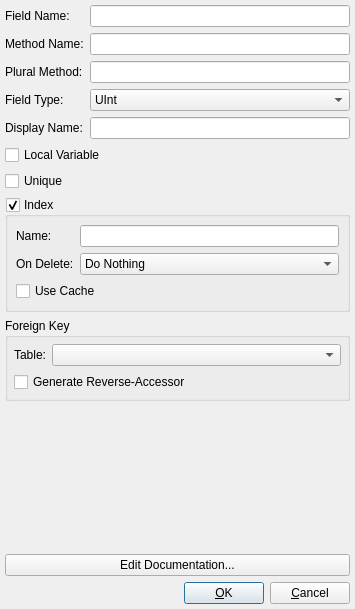
<ui version="4.0" >
 <class>FieldDialogUI</class>
 <widget class="QDialog" name="FieldDialogUI" >
  <property name="geometry" >
   <rect>
    <x>0</x>
    <y>0</y>
    <width>355</width>
    <height>609</height>
   </rect>
  </property>
  <property name="windowTitle" >
   <string>Form2</string>
  </property>
  <layout class="QVBoxLayout" >
   <property name="spacing" >
    <number>6</number>
   </property>
   <property name="margin" >
    <number>5</number>
   </property>
   <item>
    <layout class="QGridLayout" >
     <property name="margin" >
      <number>0</number>
     </property>
     <property name="spacing" >
      <number>6</number>
     </property>
     <item row="1" column="0" >
      <widget class="QLabel" name="textLabel6" >
       <property name="text" >
        <string>Method Name:</string>
       </property>
      </widget>
     </item>
     <item row="0" column="0" >
      <widget class="QLabel" name="textLabel1" >
       <property name="text" >
        <string>Field Name:</string>
       </property>
      </widget>
     </item>
     <item row="3" column="0" >
      <widget class="QLabel" name="textLabel3" >
       <property name="text" >
        <string>Field Type:</string>
       </property>
      </widget>
     </item>
     <item row="1" column="1" >
      <widget class="QLineEdit" name="mMethod" />
     </item>
     <item row="3" column="1" >
      <widget class="QComboBox" name="mType" >
       <item>
        <property name="text" >
         <string>UInt</string>
        </property>
       </item>
       <item>
        <property name="text" >
         <string>Int</string>
        </property>
       </item>
       <item>
        <property name="text" >
         <string>String</string>
        </property>
       </item>
       <item>
        <property name="text" >
         <string>Float</string>
        </property>
       </item>
       <item>
        <property name="text" >
         <string>Double</string>
        </property>
       </item>
       <item>
        <property name="text" >
         <string>Date</string>
        </property>
       </item>
       <item>
        <property name="text" >
         <string>DateTime</string>
        </property>
       </item>
       <item>
        <property name="text" >
         <string>Time</string>
        </property>
       </item>
       <item>
        <property name="text" >
         <string>Interval</string>
        </property>
       </item>
       <item>
        <property name="text" >
         <string>Primary Key</string>
        </property>
       </item>
       <item>
        <property name="text" >
         <string>Foreign Key</string>
        </property>
       </item>
       <item>
        <property name="text" >
         <string>Bool</string>
        </property>
       </item>
       <item>
        <property name="text" >
         <string>ByteArray</string>
        </property>
       </item>
       <item>
        <property name="text" >
         <string>Color</string>
        </property>
       </item>
       <item>
        <property name="text" >
         <string>Image</string>
        </property>
       </item>
      </widget>
     </item>
     <item row="4" column="1" >
      <widget class="QLineEdit" name="mDisplayName" />
     </item>
     <item row="4" column="0" >
      <widget class="QLabel" name="label" >
       <property name="text" >
        <string>Display Name:</string>
       </property>
      </widget>
     </item>
     <item row="0" column="1" >
      <widget class="QLineEdit" name="mName" />
     </item>
     <item row="2" column="0" >
      <widget class="QLabel" name="label_2" >
       <property name="text" >
        <string>Plural Method:</string>
       </property>
      </widget>
     </item>
     <item row="2" column="1" >
      <widget class="QLineEdit" name="mPluralMethod" />
     </item>
    </layout>
   </item>
   <item>
    <widget class="QCheckBox" name="mLocal" >
     <property name="text" >
      <string>Local Variable</string>
     </property>
    </widget>
   </item>
   <item>
    <widget class="QCheckBox" name="mListCheck" >
     <property name="text" >
      <string>Unique</string>
     </property>
    </widget>
   </item>
   <item>
    <widget class="QGroupBox" name="mIndexGroup" >
     <property name="title" >
      <string>Index</string>
     </property>
     <property name="checkable" >
      <bool>true</bool>
     </property>
     <layout class="QGridLayout" >
      <property name="margin" >
       <number>8</number>
      </property>
      <property name="spacing" >
       <number>6</number>
      </property>
      <item row="2" column="0" colspan="2" >
       <widget class="QCheckBox" name="mUseCacheCheck" >
        <property name="text" >
         <string>Use Cache</string>
        </property>
       </widget>
      </item>
      <item row="1" column="1" >
       <widget class="QComboBox" name="mDeleteModeCombo" >
        <item>
         <property name="text" >
          <string>Do Nothing</string>
         </property>
        </item>
        <item>
         <property name="text" >
          <string>Update</string>
         </property>
        </item>
        <item>
         <property name="text" >
          <string>Cascade</string>
         </property>
        </item>
       </widget>
      </item>
      <item row="1" column="0" >
       <widget class="QLabel" name="textLabel1_2" >
        <property name="text" >
         <string>On Delete:</string>
        </property>
       </widget>
      </item>
      <item row="0" column="0" >
       <widget class="QLabel" name="textLabel2" >
        <property name="text" >
         <string>Name:</string>
        </property>
       </widget>
      </item>
      <item row="0" column="1" >
       <widget class="QLineEdit" name="mIndexName" />
      </item>
     </layout>
    </widget>
   </item>
   <item>
    <widget class="QGroupBox" name="mFKGroup" >
     <property name="title" >
      <string>Foreign Key</string>
     </property>
     <layout class="QVBoxLayout" >
      <property name="spacing" >
       <number>6</number>
      </property>
      <property name="margin" >
       <number>6</number>
      </property>
      <item>
       <layout class="QHBoxLayout" >
        <property name="spacing" >
         <number>6</number>
        </property>
        <property name="margin" >
         <number>0</number>
        </property>
        <item>
         <widget class="QLabel" name="mTableLabel" >
          <property name="enabled" >
           <bool>true</bool>
          </property>
          <property name="text" >
           <string>Table:</string>
          </property>
         </widget>
        </item>
        <item>
         <widget class="QComboBox" name="mTableCombo" >
          <property name="enabled" >
           <bool>true</bool>
          </property>
          <property name="sizePolicy" >
           <sizepolicy vsizetype="Fixed" hsizetype="MinimumExpanding" >
            <horstretch>0</horstretch>
            <verstretch>0</verstretch>
           </sizepolicy>
          </property>
         </widget>
        </item>
       </layout>
      </item>
      <item>
       <widget class="QCheckBox" name="mReverseAccess" >
        <property name="text" >
         <string>Generate Reverse-Accessor</string>
        </property>
       </widget>
      </item>
     </layout>
    </widget>
   </item>
   <item>
    <spacer>
     <property name="orientation" >
      <enum>Qt::Vertical</enum>
     </property>
     <property name="sizeType" >
      <enum>QSizePolicy::Expanding</enum>
     </property>
     <property name="sizeHint" stdset="0" >
      <size>
       <width>345</width>
       <height>16</height>
      </size>
     </property>
    </spacer>
   </item>
   <item>
    <widget class="QPushButton" name="mEditDocsButton" >
     <property name="text" >
      <string>Edit Documentation...</string>
     </property>
    </widget>
   </item>
   <item>
    <layout class="QHBoxLayout" >
     <property name="spacing" >
      <number>6</number>
     </property>
     <property name="margin" >
      <number>0</number>
     </property>
     <item>
      <spacer>
       <property name="orientation" >
        <enum>Qt::Horizontal</enum>
       </property>
       <property name="sizeType" >
        <enum>QSizePolicy::Expanding</enum>
       </property>
       <property name="sizeHint" stdset="0" >
        <size>
         <width>41</width>
         <height>20</height>
        </size>
       </property>
      </spacer>
     </item>
     <item>
      <widget class="QPushButton" name="mOK" >
       <property name="text" >
        <string>&amp;OK</string>
       </property>
       <property name="shortcut" >
        <string>Alt+O</string>
       </property>
       <property name="default" >
        <bool>true</bool>
       </property>
      </widget>
     </item>
     <item>
      <widget class="QPushButton" name="mCancel" >
       <property name="text" >
        <string>&amp;Cancel</string>
       </property>
       <property name="shortcut" >
        <string>Alt+C</string>
       </property>
      </widget>
     </item>
    </layout>
   </item>
  </layout>
 </widget>
 <layoutdefault spacing="6" margin="11" />
 <resources/>
 <connections>
  <connection>
   <sender>mCancel</sender>
   <signal>clicked()</signal>
   <receiver>FieldDialogUI</receiver>
   <slot>reject()</slot>
   <hints>
    <hint type="sourcelabel" >
     <x>305</x>
     <y>432</y>
    </hint>
    <hint type="destinationlabel" >
     <x>301</x>
     <y>442</y>
    </hint>
   </hints>
  </connection>
  <connection>
   <sender>mOK</sender>
   <signal>clicked()</signal>
   <receiver>FieldDialogUI</receiver>
   <slot>accept()</slot>
   <hints>
    <hint type="sourcelabel" >
     <x>212</x>
     <y>424</y>
    </hint>
    <hint type="destinationlabel" >
     <x>153</x>
     <y>421</y>
    </hint>
   </hints>
  </connection>
 </connections>
</ui>
